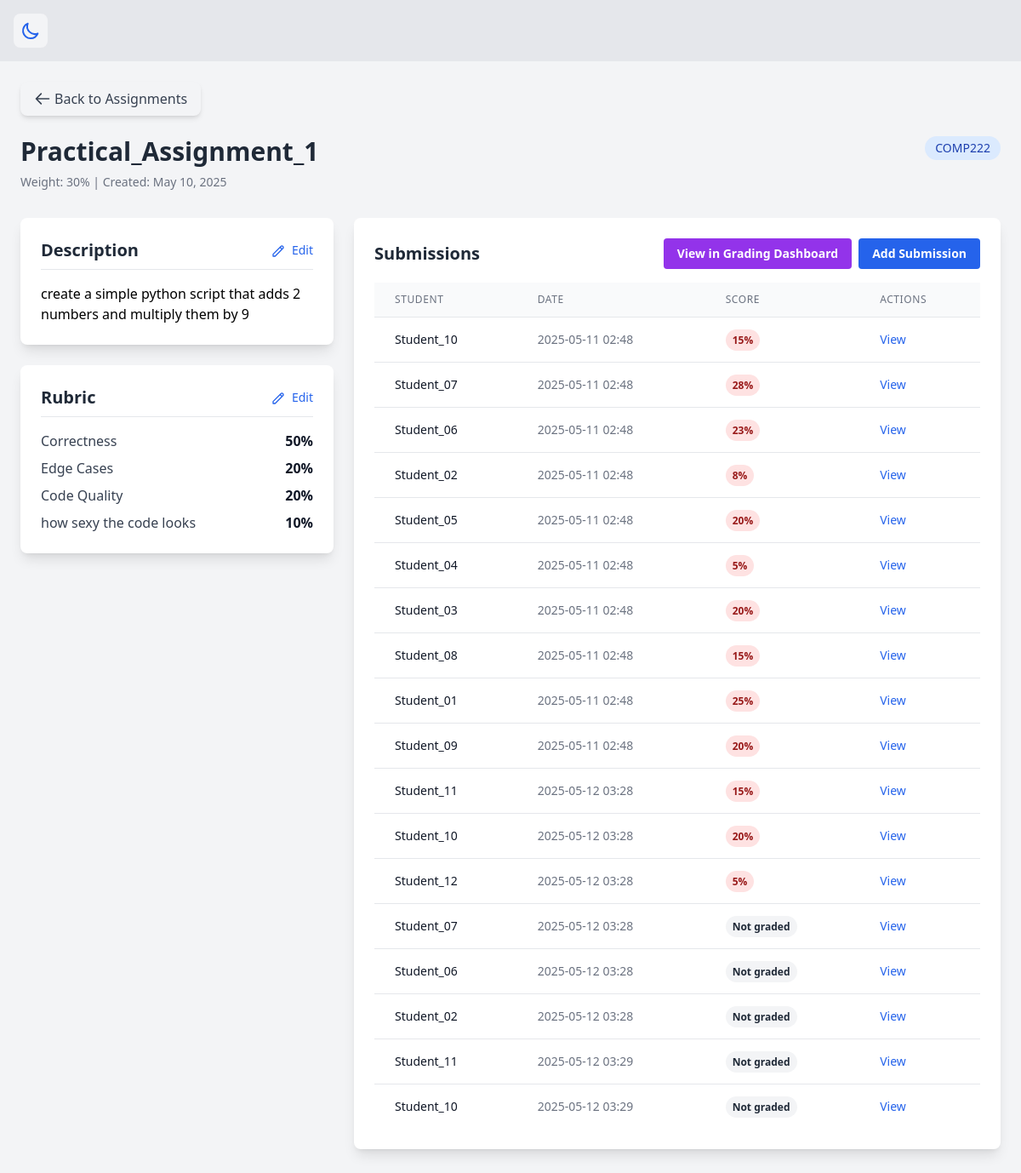
/assignment/1, run on the app's committed database.
### app.py (models this page shows, shortened)
class Assignment(db.Model):
    id = db.Column(db.Integer, primary_key=True)
    name = db.Column(db.String(100), nullable=False)
    description = db.Column(db.Text, nullable=False)
    course = db.Column(db.String(100))
    weight = db.Column(db.Integer, default=100)
    rubric = db.Column(db.JSON)
    created_at = db.Column(db.DateTime, default=datetime.datetime.utcnow)
    submissions = db.relationship('Submission', backref='assignment', lazy=True)

class Submission(db.Model):
    id = db.Column(db.Integer, primary_key=True)
    student_name = db.Column(db.String(100), nullable=False)
    student_id = db.Column(db.Integer, db.ForeignKey('student.id'), nullable=True)
    assignment_id = db.Column(db.Integer, db.ForeignKey('assignment.id'), nullable=False)
    content = db.Column(db.Text, nullable=False)
    file_path = db.Column(db.String(255), nullable=True)
    grading_breakdown = db.Column(db.JSON, nullable=True)
    submitted_at = db.Column(db.DateTime, default=datetime.datetime.utcnow)

### app.py (the view)
@app.route("/assignment/<int:assignment_id>")
def view_assignment(assignment_id):
    assignment = Assignment.query.get_or_404(assignment_id)
    submissions = Submission.query.filter_by(assignment_id=assignment_id).all()
    return render_template("assignment_detail.html", assignment=assignment, submissions=submissions)

### templates/assignment_detail.html (shortened to what this page needs)
{% extends "base.html" %}
{% block content %}
<div class="p-6 bg-gray-100 dark:bg-gray-900 min-h-screen">
  <div class="mb-6">
    <a href="{{ url_for('home') }}" class="inline-flex items-center bg-gray-100 hover:bg-gray-200 dark:bg-gray-700 dark:hover:bg-gray-600 text-gray-700 dark:text-gray-200 font-medium py-2 px-4 rounded-lg transition shadow-md">
      <svg class="w-5 h-5 mr-1" fill="none" stroke="currentColor" viewBox="0 0 24 24" xmlns="http://www.w3.org/2000/svg">
        <path stroke-linecap="round" stroke-linejoin="round" stroke-width="2" d="M10 19l-7-7m0 0l7-7m-7 7h18"></path>
      </svg>
      Back to Assignments
    </a>
  </div>
  <div class="mb-8">
    <div class="flex justify-between items-start mb-2">
      <h1 class="text-3xl font-bold text-gray-800 dark:text-white">{{ assignment.name }}</h1>
      {% if assignment.course %}
        <span class="bg-blue-100 dark:bg-blue-900 text-blue-800 dark:text-blue-200 px-3 py-1 rounded-full text-sm">
          {{ assignment.course }}
        </span>
      {% endif %}
    </div>
    <div class="text-sm text-gray-500 dark:text-gray-400 mb-4">
      Weight: {{ assignment.weight }}% | Created: {{ assignment.created_at.strftime('%B %d, %Y') }}
    </div>
  </div>
  <div class="grid grid-cols-1 lg:grid-cols-3 gap-6">
    <div class="lg:col-span-1">
      <div class="bg-white dark:bg-gray-800 rounded-lg shadow-lg p-6 mb-6">
        <div class="flex justify-between items-center mb-4 border-b pb-2">
          <h2 class="text-xl font-bold text-gray-800 dark:text-white">Description</h2>
          <button
            id="editDescriptionBtn"
            class="text-blue-600 hover:text-blue-700 dark:text-blue-400 dark:hover:text-blue-300 text-sm font-medium"
          >
            <svg class="w-4 h-4 inline-block mr-1" fill="none" stroke="currentColor" viewBox="0 0 24 24" xmlns="http://www.w3.org/2000/svg">
              <path stroke-linecap="round" stroke-linejoin="round" stroke-width="2" d="M15.232 5.232l3.536 3.536m-2.036-5.036a2.5 2.5 0 113.536 3.536L6.5 21.036H3v-3.572L16.732 3.732z"></path>
            </svg>
            Edit
          </button>
        </div>
        <div id="descriptionDisplay" class="prose dark:prose-invert max-w-none">
          {{ assignment.description|safe }}
        </div>
      </div>
      <div class="bg-white dark:bg-gray-800 rounded-lg shadow-lg p-6">
        <div class="flex justify-between items-center mb-4 border-b pb-2">
          <h2 class="text-xl font-bold text-gray-800 dark:text-white">Rubric</h2>
          <button
            id="editRubricBtn"
            class="text-blue-600 hover:text-blue-700 dark:text-blue-400 dark:hover:text-blue-300 text-sm font-medium"
            type="button"
          >
            <svg class="w-4 h-4 inline-block mr-1" fill="none" stroke="currentColor" viewBox="0 0 24 24" xmlns="http://www.w3.org/2000/svg">
              <path stroke-linecap="round" stroke-linejoin="round" stroke-width="2" d="M15.232 5.232l3.536 3.536m-2.036-5.036a2.5 2.5 0 113.536 3.536L6.5 21.036H3v-3.572L16.732 3.732z"></path>
            </svg>
            Edit
          </button>
        </div>
        <div id="rubricDisplay" class="{% if not assignment.rubric %}hidden{% endif %}">
          <ul class="space-y-2">
            {% for criterion, points in assignment.rubric.items() %}
              <li class="flex justify-between">
                <span class="text-gray-700 dark:text-gray-300">{{ criterion }}</span>
                <span class="font-semibold text-gray-900 dark:text-white">{{ points }}%</span>
              </li>
            {% endfor %}
          </ul>
        </div>
      </div>
    </div>
    <div class="lg:col-span-2">
      <div class="bg-white dark:bg-gray-800 rounded-lg shadow-lg p-6">
        <div class="flex justify-between items-center mb-4">
          <h2 class="text-xl font-bold text-gray-800 dark:text-white">Submissions</h2>
          <div class="flex space-x-2">
            <a href="{{ url_for('grading_dashboard') }}?assignment_id={{ assignment.id }}"
               class="bg-purple-600 hover:bg-purple-700 text-white text-sm font-semibold py-2 px-4 rounded transition">
              View in Grading Dashboard
            </a>
            <button
              class="bg-blue-600 hover:bg-blue-700 text-white text-sm font-semibold py-2 px-4 rounded transition"
              id="addSubmissionBtn">
              Add Submission
            </button>
          </div>
        </div>
        {% if submissions %}
          <div class="overflow-x-auto">
            <table class="min-w-full divide-y divide-gray-200 dark:divide-gray-700">
              <thead class="bg-gray-50 dark:bg-gray-700">
                <tr>
                  <th class="px-6 py-3 text-left text-xs font-medium text-gray-500 dark:text-gray-300 uppercase tracking-wider">Student</th>
                  <th class="px-6 py-3 text-left text-xs font-medium text-gray-500 dark:text-gray-300 uppercase tracking-wider">Date</th>
                  <th class="px-6 py-3 text-left text-xs font-medium text-gray-500 dark:text-gray-300 uppercase tracking-wider">Score</th>
                  <th class="px-6 py-3 text-left text-xs font-medium text-gray-500 dark:text-gray-300 uppercase tracking-wider">Actions</th>
                </tr>
              </thead>
              <tbody class="bg-white dark:bg-gray-800 divide-y divide-gray-200 dark:divide-gray-700">
                {% for submission in submissions %}
                  <tr class="hover:bg-gray-50 dark:hover:bg-gray-700">
                    <td class="px-6 py-4 whitespace-nowrap text-sm font-medium text-gray-900 dark:text-white">
                      {{ submission.student_name }}
                    </td>
                    <td class="px-6 py-4 whitespace-nowrap text-sm text-gray-500 dark:text-gray-300">
                      {{ submission.submitted_at.strftime('%Y-%m-%d %H:%M') }}
                    </td>
                    <td class="px-6 py-4 whitespace-nowrap text-sm text-gray-500 dark:text-gray-300">
                      {% if submission.grading_breakdown %}
                        {% set total_score = submission.grading_breakdown.get('scores', {}).get('total', submission.grading_breakdown.get('total', 0)) %}
                        <span class="px-2 py-1 text-xs font-semibold rounded-full
                          {% if total_score >= 70 %}
                            bg-green-100 dark:bg-green-800 text-green-800 dark:text-green-100
                          {% elif total_score >= 50 %}
                            bg-yellow-100 dark:bg-yellow-800 text-yellow-800 dark:text-yellow-100
                          {% else %}
                            bg-red-100 dark:bg-red-800 text-red-800 dark:text-red-100
                          {% endif %}
                        ">
                          {{ total_score }}%
                        </span>
                      {% else %}
                        <span class="px-2 py-1 text-xs font-semibold rounded-full bg-gray-100 dark:bg-gray-600 text-gray-800 dark:text-gray-100">
                          Not graded
                        </span>
                      {% endif %}
                    </td>
                    <td class="px-6 py-4 whitespace-nowrap text-sm text-gray-500 dark:text-gray-300">
                      <button
                        class="text-blue-600 hover:text-blue-900 dark:text-blue-400 dark:hover:text-blue-300"
                        onclick="viewSubmission('{{ submission.id }}')">
                        View
                      </button>
                    </td>
                  </tr>
                {% endfor %}
              </tbody>
            </table>
          </div>
        {% endif %}
      </div>
    </div>
  </div>
</div>
{% endblock %}

### templates/base.html (shortened to what this page needs)
<!DOCTYPE html>
<html lang="en" class="transition-colors duration-300">
<head>
    <script src="https://cdn.tailwindcss.com"></script>
    </head>
<body class="bg-gray-200 dark:bg-gray-900 text-black dark:text-white">
    <header class="p-4">
      <button id="darkModeToggle" class="p-2 rounded-lg bg-gray-100 dark:bg-gray-800 hover:bg-gray-200 dark:hover:bg-gray-700 transition-colors duration-200">
        <svg class="w-6 h-6 dark:hidden text-blue-600" fill="none" stroke="currentColor" viewBox="0 0 24 24" xmlns="http://www.w3.org/2000/svg">
          <path stroke-linecap="round" stroke-linejoin="round" stroke-width="2" d="M20.354 15.354A9 9 0 018.646 3.646 9.003 9.003 0 0012 21a9.003 9.003 0 008.354-5.646z"></path>
        </svg>
      </button>
    </header>
    <main>
      {% block content %}{% endblock %}
    </main>
</body>
</html>

### data on the page
Assignment: name "Practical_Assignment_1", course "COMP222", weight "30", created_at "May 10, 2025", description "create a simple python script that adds 2 numbers and multiply them by 9"
Submission: student_name "Student_10", submitted_at "2025-05-11 02:48", total_score "15"
Submission: student_name "Student_07", submitted_at "2025-05-11 02:48", total_score "28"
Submission: student_name "Student_06", submitted_at "2025-05-11 02:48", total_score "23"
Submission: student_name "Student_02", submitted_at "2025-05-11 02:48", total_score "8"
Submission: student_name "Student_05", submitted_at "2025-05-11 02:48", total_score "20"
Submission: student_name "Student_04", submitted_at "2025-05-11 02:48", total_score "5"
Submission: student_name "Student_03", submitted_at "2025-05-11 02:48", total_score "20"
Submission: student_name "Student_08", submitted_at "2025-05-11 02:48", total_score "15"
Submission: student_name "Student_01", submitted_at "2025-05-11 02:48", total_score "25"
Submission: student_name "Student_09", submitted_at "2025-05-11 02:48", total_score "20"
Submission: student_name "Student_11", submitted_at "2025-05-12 03:28", total_score "15"
Submission: student_name "Student_10", submitted_at "2025-05-12 03:28", total_score "20"
Submission: student_name "Student_12", submitted_at "2025-05-12 03:28", total_score "5"
Submission: student_name "Student_07", submitted_at "2025-05-12 03:28", shows "Not graded"
Submission: student_name "Student_06", submitted_at "2025-05-12 03:28", shows "Not graded"
Submission: student_name "Student_02", submitted_at "2025-05-12 03:28", shows "Not graded"
Submission: student_name "Student_11", submitted_at "2025-05-12 03:29", shows "Not graded"
Submission: student_name "Student_10", submitted_at "2025-05-12 03:29", shows "Not graded"

### other printed values
{{ criterion }} "Correctness" "Edge Cases" "Code Quality" "how sexy the code looks"
{{ points }} "50" "20" "20" "10"
